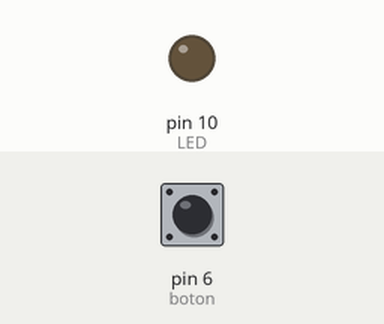
Simulated run of this sketch. Board: Arduino Uno, built with avr-gcc and run on an emulated ATmega328P. On the bench: output pins drawn as LEDs (lit = HIGH). The test bench sets the inputs (shaded band); at power-on: pin 6 (boton) HIGH.

Above: at 1.2 s.
1.3 s: pin 6 (boton) pulled LOW for 0.15 s
At 2.2 s:
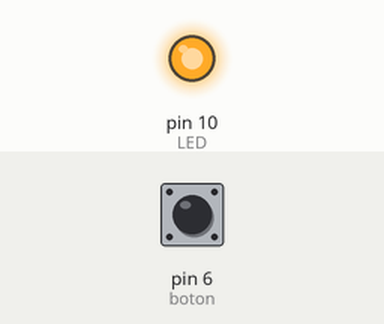
2.9 s: pin 6 (boton) pulled LOW for 1 s
At 3.5 s:
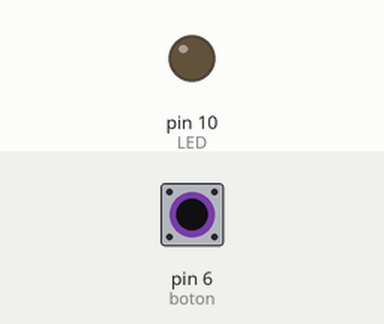
5.4 s: pin 6 (boton) pulled LOW for 3.2 s
At 6.6 s:
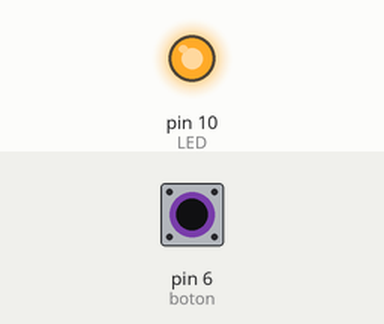
Timing chart, 0 to 8.4 s (numbered marks = the images above; inputs shaded):
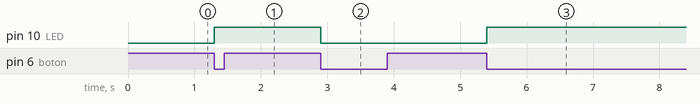

Measured:
- after the input at 1.3 s, pin 10 (LED): LOW → HIGH at once
- after the input at 2.9 s, pin 10 (LED): HIGH → LOW at once
- after the input at 5.4 s, pin 10 (LED): LOW → HIGH at once

The sketch:

boton_pulsador.ino
```cpp
int LED = 10;
int boton = 6;
bool estado = true;
bool estado_anterior = true;

void setup() {
  // put your setup code here, to run once:
    pinMode(LED, OUTPUT);
    pinMode(boton, INPUT_PULLUP);
}

void loop() {
  // put your main code here, to run repeatedly:
    estado = digitalRead(boton);
    if (estado!=estado_anterior)
      {
        if(estado == LOW)
          digitalWrite(LED, !digitalRead(LED));
        estado_anterior = estado;
      }
}
```
